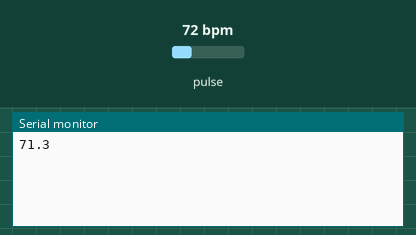
Simulated run of this sketch. Board: Arduino Uno, built with avr-gcc and run on an emulated ATmega328P. On the bench: the last lines printed to the serial monitor. Inputs (shaded band) come from the test bench; at power-on: pulse 72 bpm.

Above: at 1.2 s.
1.3 s: pulse set to 42 bpm
At 2.7 s:
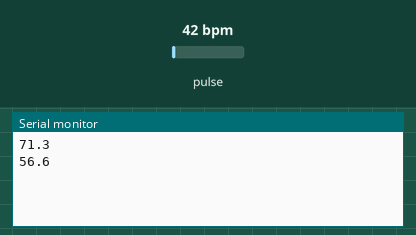
2.8 s: pulse set to 70 bpm
At 3.8 s:
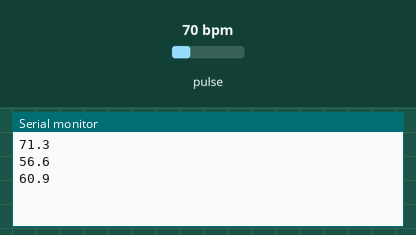
Timing chart, 0 to 5.8 s (numbered marks = the images above; inputs shaded):
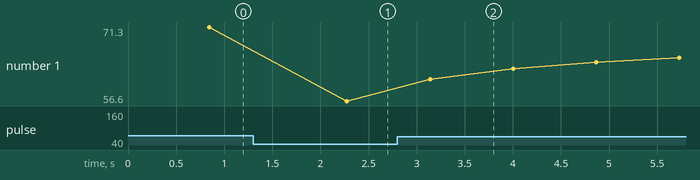

The sketch:

heartbeat_stream.ino
```cpp
// heartbeat_stream.ino  -  CBL live heartbeat for TouchDesigner
// ---------------------------------------------------------------
// Merges the two teammate sketches into one stream-friendly firmware:
//   * finger detection            (from averagedheartratecbl.ino)
//   * rolling-average smoothing    (from averagedheartratecbl.ino)
//   * continuous, clean output     (from sketch_liveheartarduino.ino)
//
// Outputs ONE bare number per detected beat, e.g. "72.4\n", at 115200 baud (8-N-1).
// No label text, no 10-second window, no blocking wait loop -> TouchDesigner's
// pulse_serial DAT reads it directly and drives the `heartbeat` LFO frequency.
// When no finger is present it stays silent, so TD holds the last measured BPM.
//
// Hardware: MAX30102 / MAX30105 pulse oximeter on I2C (Wire).
// Library:  SparkFun MAX3010x  (MAX30105.h + heartRate.h)
// Staging:  one hand rests a fingertip on the sensor; the other hand is free for
//           the camera.

#include <Wire.h>
#include "MAX30105.h"
#include "heartRate.h"

MAX30105 sensor;

const byte  RATE_SIZE      = 8;       // rolling average window (beats)
const long  FINGER_IR      = 50000;   // IR above this = finger present
const float BPM_MIN        = 40.0;    // plausible-human gate (matches TD parser)
const float BPM_MAX        = 180.0;

float rates[RATE_SIZE];
byte  rateSpot   = 0;
byte  rateCount  = 0;                  // how many valid beats collected so far
long  lastBeat   = 0;
bool  hadFinger  = false;

void setup() {
  Serial.begin(115200);

  if (!sensor.begin(Wire, I2C_SPEED_STANDARD)) {
    // Non-numeric line -> TD ignores it; visible on the Serial Monitor for debug.
    Serial.println("SENSOR NOT FOUND - check wiring");
    while (1);
  }

  sensor.setup();                      // default config
  sensor.setPulseAmplitudeRed(0x0A);   // gentle red LED
  sensor.setPulseAmplitudeGreen(0);    // MAX30102 has no green LED
}

void loop() {
  long irValue = sensor.getIR();

  // --- no finger: reset the average so the next reading starts clean ---
  if (irValue < FINGER_IR) {
    if (hadFinger) {
      rateSpot = 0;
      rateCount = 0;
      hadFinger = false;
    }
    return;                            // stay silent -> TD holds last BPM
  }
  hadFinger = true;

  // --- beat detected: compute instantaneous BPM, smooth, stream ---
  if (checkForBeat(irValue)) {
    long  delta = millis() - lastBeat;
    lastBeat = millis();

    float bpm = 60.0 / (delta / 1000.0);

    if (bpm >= BPM_MIN && bpm <= BPM_MAX) {
      rates[rateSpot] = bpm;
      rateSpot = (rateSpot + 1) % RATE_SIZE;
      if (rateCount < RATE_SIZE) rateCount++;

      float avg = 0;
      for (byte i = 0; i < rateCount; i++) avg += rates[i];
      avg /= rateCount;

      Serial.println(avg, 1);          // one decimal, bare number for TD
    }
  }
}
```

Measured:
- after the input at 1.3 s, the serial monitor: prints a new line after 0.98 s (image 1)
- after the input at 2.8 s, the serial monitor: prints a new line after 0.34 s (image 2)
- plotted number 1: 71.3 → 56.6 after the input at 1.3 s, 56.6 → 69.4 after the input at 2.8 s
